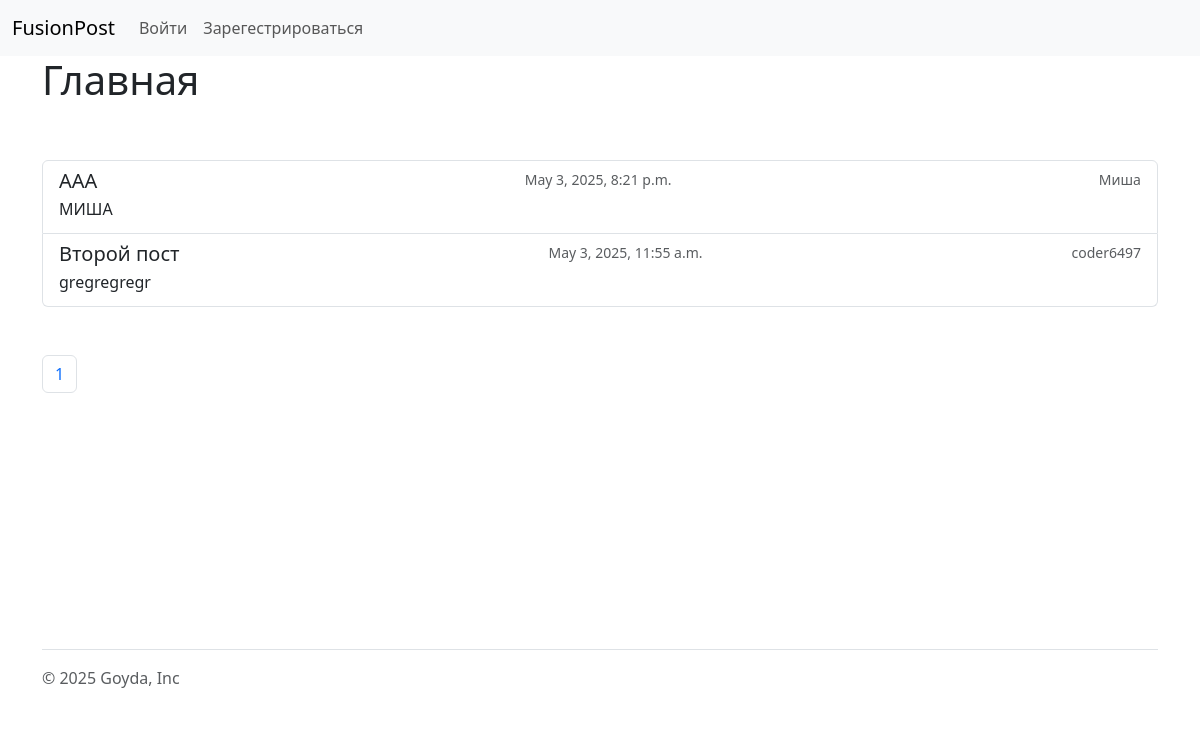
The page /blogs/ on the database as committed earlier.
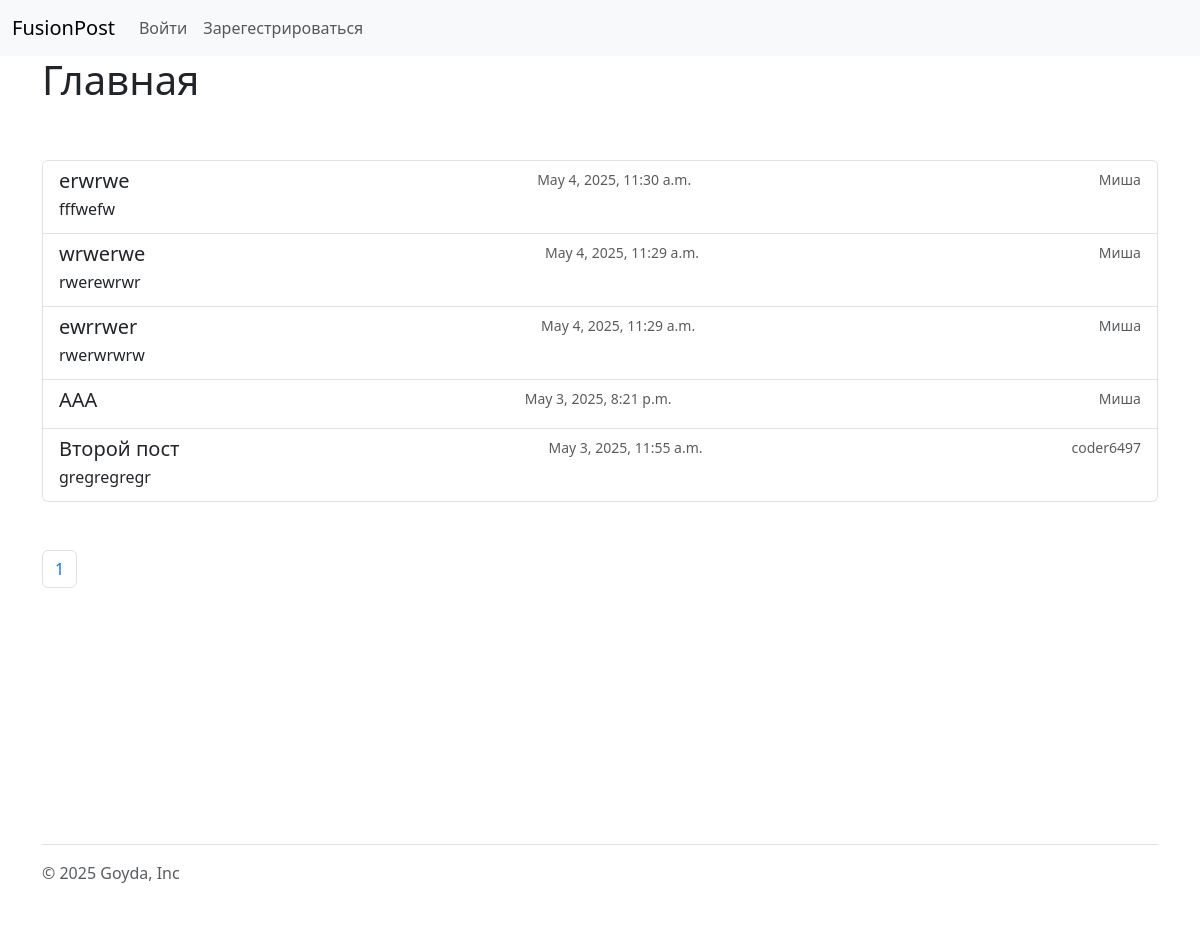
The same page on the database as committed later.
### blogs/models.py (models this page shows, shortened)
class TextPost(models.Model):
    author = models.ForeignKey(settings.AUTH_USER_MODEL, on_delete=models.CASCADE, related_name='blog_text_posts')
    image = models.ImageField(blank=True, upload_to='posts/%Y/%m/%d/')
    title = models.CharField(max_length=50)
    body = models.CharField(blank=True)
    publish = models.DateTimeField(default=timezone.now)
    private = models.BooleanField(default=False)
    class Meta:
        ordering = ['-publish']
        indexes = [models.Index(fields=['-publish'])]

class CustomUser(AbstractUser):
    phone = models.CharField(max_length=20)
    avatar = models.ImageField(upload_to='users/%Y/%m/%d/', blank=True)
    def __str__(self):
        return self.username

### blogs/views.py (the view)
# urls.py: path('', views.index, name="index"),
def index(request):
    post_list = TextPost.objects.filter(private=False)
    paginator = Paginator(post_list, 10)
    page_number = request.GET.get("page")
    page_obj = paginator.get_page(page_number)
    return render(request, "index.html", {"page_obj": page_obj})

### blogs/templates/index.html (shortened to what this page needs)
{% extends "base.html" %}
{% block body %}
    <h1>Главная</h1>
    <br><br>
    <div class="list-group">
        {% for post in page_obj %}
            <a href="{% url "blogs:text_post_detail" post.id %}" class="list-group-item list-group-item-action">
                <div class="d-flex w-100 justify-content-between">
                    <h5 class="mb-1">{{ post.title }}</h5>
                    <small class="text-body-secondary">{{ post.publish }}</small>
                    <small class="text-body-secondary">{{ post.author }}</small>
                </div>
                <p class="mb-1">{{ post.body|truncatewords:30 }}</p>
            </a>
        {% endfor %}
    </div>
    <br><br>
    <nav aria-label="Page navigation example">
        <ul class="pagination">
          {% for page in page_obj.paginator.page_range %}
            <li class="page-item"><a class="page-link" href="?page={{ page }}">{{ page }}</a></li>
          {% endfor %}
        </ul>
      </nav>
{% endblock %}

Rows that differ between the two databases and show on the page:
added TextPost: title "erwrwe", publish "May 4, 2025, 11:30 a.m.", author "Миша", body "fffwefw"
added TextPost: title "wrwerwe", publish "May 4, 2025, 11:29 a.m.", author "Миша", body "rwerewrwr"
added TextPost: title "ewrrwer", publish "May 4, 2025, 11:29 a.m.", author "Миша", body "rwerwrwrw"
changed TextPost "ААА": body "МИША" → (not shown)
